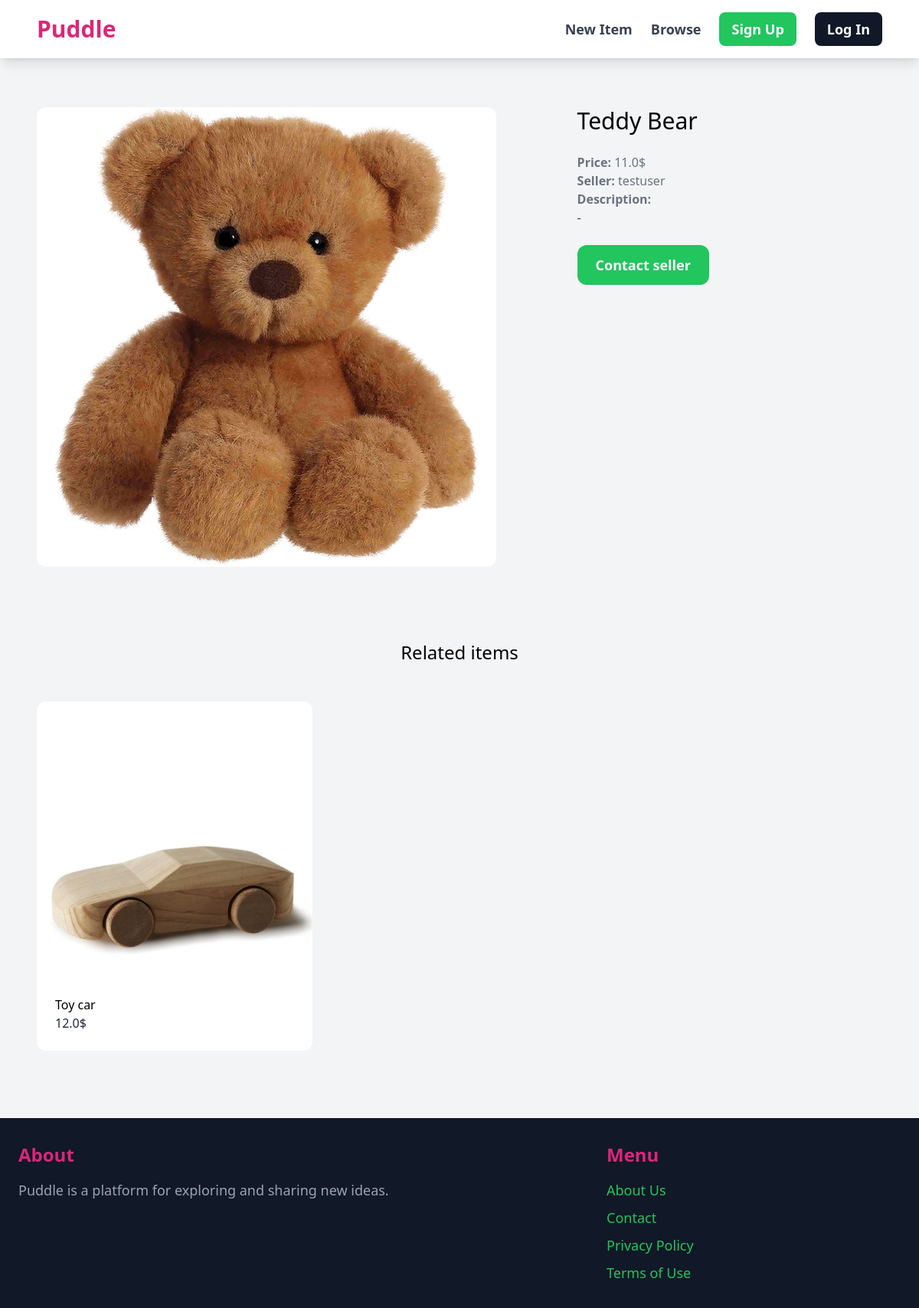
/items/15/, run on the app's committed database.
### item/models.py (models this page shows, shortened)
class Item(models.Model):
    name=models.CharField(max_length=255)
    description=models.TextField(blank=True, null=True)
    is_sold=models.BooleanField(default=False)
    price=models.FloatField()
    image=models.ImageField(upload_to='item_images', blank=True, null=True)
    created_at=models.DateTimeField(auto_now_add=True)
    created_by=models.ForeignKey(User,related_name='items',on_delete=models.CASCADE)
    category=models.ForeignKey(Category, related_name='items', on_delete=models.CASCADE)

### item/views.py (the view)
# urls.py: path('<int:pk>/', views.detail, name='detail'),
def detail(request, pk):
    item = get_object_or_404(Item, pk=pk)
    related_items = Item.objects.filter(category=item.category, is_sold=False).exclude(pk=pk)[0:3]
    return render(request, 'item/detail.html', {
        'item': item,
        'related_items': related_items
    })

### item/templates/item/detail.html (shortened to what this page needs)
{% extends "core/base.html" %}
{% block content %}
<div class="grid grid-cols-5 gap-6">
    <div class="col-span-3">
        <div class="col-span-2 p-6 bg-gray-100 rounded-xl">
        <img src="{{ item.image.url }}" class="rounded-xl">
    </div>
</div>
    <div class="col-span-2 p-6 bg-gray-100 rounded-xl">
        <h1 class="mb-6 text-3xl">{{ item.name }}</h1>
        <p class="text-gray-500"><strong>Price: </strong>{{ item.price }}$</p>
        <p class="text-gray-500"><strong>Seller: </strong>{{ item.created_by.username }}</p>
        {% if item.description %}
            <p class="text-gray-700">
                <strong class="text-gray-500">Description:</strong><br>
                {{ item.description }}
            </p>
        {% endif %}
        {%if request.user == item.created_by%}
        <div class="mt-6 p-6 bg-white rounded-xl">
        <p>This is your item.</p>
        <a href="{%url "item:edit" item.id%}" class="inline-block mt-6 px-6 py-3 text-lg font-semibold bg-green-500 hover:bg-green-700 text-white rounded-xl">Edit</a>
        <a href="{%url "item:delete" item.id%}" class="inline-block mt-6 px-6 py-3 text-lg font-semibold bg-pink-500 hover:bg-pink-700 text-white rounded-xl">Delete</a>
        </div>
        {% else %}
        <a href="#" class="inline-block mt-6 px-6 py-3 text-lg font-semibold bg-green-500 text-white rounded-xl hover:bg-green-700">Contact seller</a>
        {% endif %}
    </div>
</div>
<div class="mt-6 px-6 py-12 bg-gray-100 rounded-xl">
    <h2 class="mb-12 text-2xl text-center">Related items</h2>
    <div class="grid grid-cols-3 gap-3">
       {% for item in related_items %}
       <div>
        <a href="{% url "item:detail" item.id %}">
            <div><img src="{{item.image.url}}" class="rounded-t-xl"></div>
            <div class="p-6 bg-white rounded-b-xl">
                <h2 class="text-2-xl">{{item.name}}</h2>
                <p class="text-gray-800">{{item.price}}$</p>
            </div>
        </a>
       </div>
       {% endfor %}
    </div>
</div>
{% endblock %}

### data on the page
Item: image (picture), name "Teddy Bear", price "11.0", created_by.username "testuser", description "-"
Item: image (picture), name "Toy car", price "12.0"
